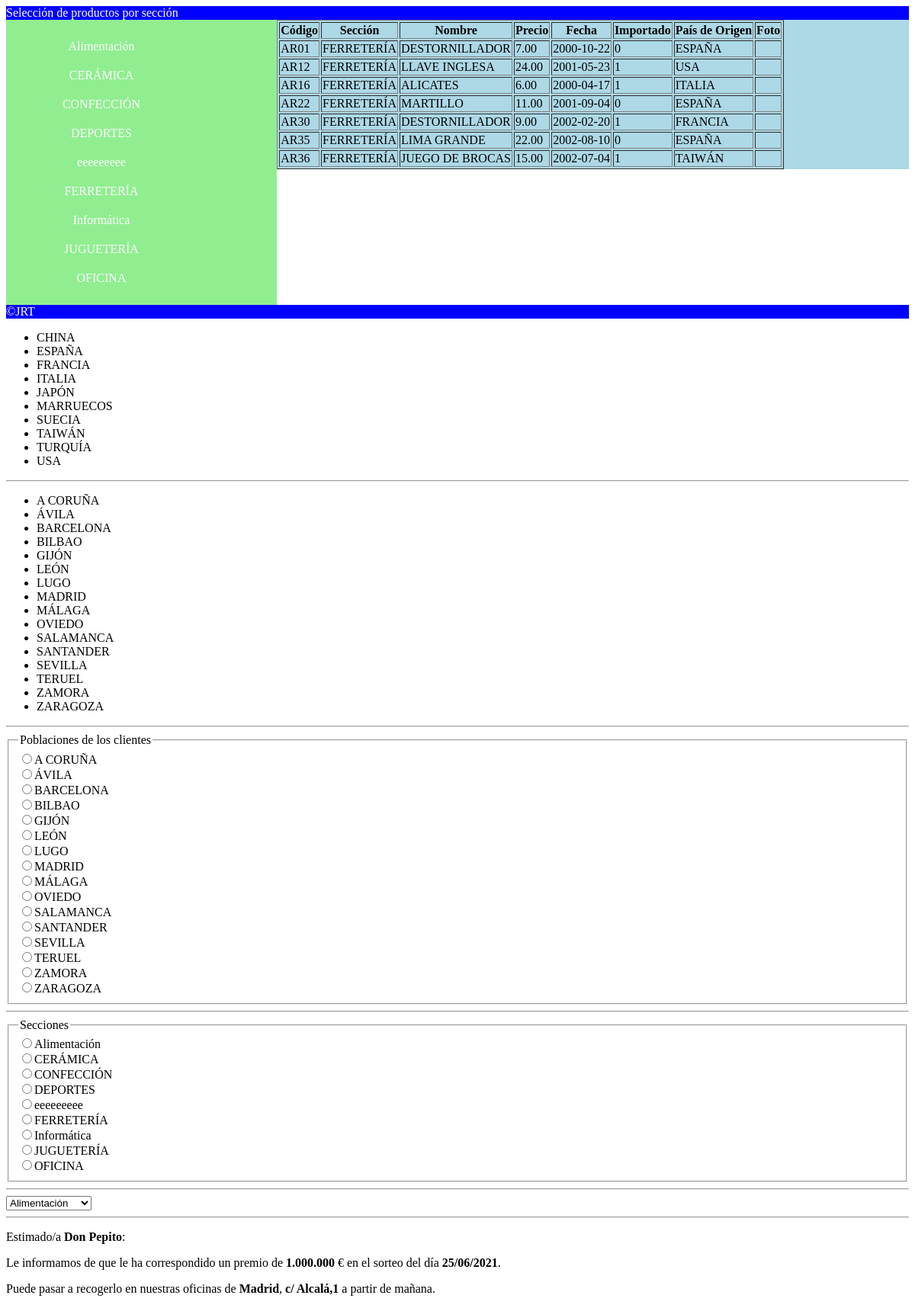
Screenshot of /php024_BBDD_Menu.php?seccion=FERRETERÍA with the database file from the repository.
### tables this page shows
CREATE TABLE `productos` (
  `prod_codigo` varchar(4) NOT NULL,
  `prod_seccion` varchar(30) DEFAULT NULL,
  `prod_nombre` varchar(30) DEFAULT NULL,
  `prod_precio` decimal(10,2) DEFAULT NULL,
  `prod_fecha` date DEFAULT NULL,
  `prod_importado` tinyint(1) DEFAULT NULL,
  `prod_pais_origen` varchar(30) DEFAULT NULL,
  `prod_foto` mediumblob DEFAULT NULL
);

### php024_Funciones.php (the view, shortened to what this page needs)
<?php
    function Ejecutar_Consulta($sql){
        $array_datos = array();
        $cnx = mysqli_connect("localhost", "root", "", "bd_pedidos");
        mysqli_set_charset($cnx, "UTF8");
        $rs = mysqli_query( $cnx, $sql);
        while ( ($registro = mysqli_fetch_array ($rs, MYSQLI_NUM)) != null){
            $array_datos[] = $registro;
        }
        return $array_datos;
    }
    function Volcar_En_Modo_Table( $sql, $titulo ){
        $datos_a_volcar = Ejecutar_Consulta($sql);
        $tabla = "<table border=1>";
        $tabla .= $titulo;
        for ($i=0; $i<count($datos_a_volcar); $i++){
            $tabla .= "<tr>";
            for ($j=0; $j<count($datos_a_volcar[$i]); $j++){
                $tabla .= "<td>" . $datos_a_volcar[$i][$j] . "</td>";
            }
            $tabla .= "</tr>";
        }
        $tabla .= "</table>";
        return $tabla;
    }
    function Volcar_En_Modo_UL( $sql ){
        $datos_a_volcar = Ejecutar_Consulta($sql);
        $texto = "<ul>";
        for ($i=0; $i<count($datos_a_volcar); $i++){
            $elemento = $datos_a_volcar[$i][0];
            $texto .= "     <li onclick='fEnviar(\"$elemento\")'>" . $elemento . "</li>";
        }
        $texto .= "</ul>";
        return $texto;
    }
    function Volcar_En_Modo_Radio( $sql, $titulo ){
        $datos_devueltos = Ejecutar_Consulta( $sql );
        $texto = "<fieldset>";
        $texto .= "<legend>$titulo</legend>";
        for ($i=0; $i<count($datos_devueltos); $i++){
            $poblacion = $datos_devueltos[$i][0];
            $texto .= "<input type='radio' name='x' value='$poblacion'>" . $poblacion . "<br>";
        }
        $texto .= "</fieldset>";
        return $texto;
    }
    function Volcar_En_Modo_Select( $sql ){
        $datos_devueltos = Ejecutar_Consulta( $sql );
        $texto = "<SELECT>";
        for ($i=0; $i<count($datos_devueltos); $i++){
            $dato = $datos_devueltos[$i][0];
            $texto .= "<option value ='$dato'>" . $dato . "</option>";
        }
        $texto .= "</SELECT>";
        return $texto;
    }
    function Carta_Personalizada($nombre, $premio, $fecha, $poblacion, $direccion){
        $texto = "<p>Estimado/a <b>$nombre</b>:<p>";
        $texto .= "<p>Le informamos de que le ha correspondido un premio de <b>$premio</b> € ";
        $texto .= "en el sorteo del día <b>$fecha</b>.</p>";
        $texto .= "<p>Puede pasar a recogerlo en nuestras oficinas de <b>$poblacion</b>, <b>$direccion</b> a partir de mañana.</p>";
        return $texto;
    }

### php024_BBDD_Menu.php (shortened to what this page needs)
<?php
    require_once ("php024_Funciones.php");
    $productos = "";
    $sql = "SELECT DISTINCT prod_seccion FROM productos ORDER BY prod_seccion";
    $secciones = Volcar_En_Modo_UL($sql);
    if ( isset( $_GET['seccion'] )){
        $seccion_solicitada = $_GET['seccion'];
        $sql = "SELECT * FROM productos WHERE prod_seccion='$seccion_solicitada'";
        $titulo = "<tr>
                        <th>Código</th>
                        <th>Sección</th>
                        <th>Nombre</th>
                        <th>Precio</th>
                        <th>Fecha</th>
                        <th>Importado</th>
                        <th>País de Origen</th>
                        <th>Foto</th>
                    </tr>";
        $productos = Volcar_En_Modo_Table($sql, $titulo);
    }
?>
<!DOCTYPE html>
<html lang="es">
<head>
</head>
<body>
    <div class="container">
        <div class="header">
            Selección de productos por sección
        </div>
        <div class="nav">
            <?= $secciones ?>
        </div>
        <div class="section">
            <?= $productos ?>
        </div>
        <div class="footer">
            &copy;JRT
        </div>
        <div class="pruebas">
            <?php
                $sql = "SELECT DISTINCT prod_pais_origen FROM productos ORDER BY prod_pais_origen";
                echo Volcar_En_Modo_UL($sql);
                echo "<hr>";
                $sql = "SELECT DISTINCT cli_poblacion FROM clientes ORDER BY cli_poblacion";
                echo Volcar_En_Modo_UL($sql);
                echo "<hr>";
                $sql = "SELECT DISTINCT cli_poblacion FROM clientes ORDER BY cli_poblacion";
                echo Volcar_En_Modo_Radio( $sql, "Poblaciones de los clientes" );
                echo "<hr>";
                $sql = "SELECT DISTINCT prod_seccion FROM productos ORDER BY prod_seccion";
                echo Volcar_En_Modo_Radio( $sql, "Secciones" );
                echo "<hr>";
                $sql = "SELECT DISTINCT prod_seccion FROM productos ORDER BY prod_seccion";
                echo Volcar_En_Modo_Select( $sql );
                echo "<hr>";
                $carta = Carta_Personalizada( "Don Pepito", "1.000.000", "25/06/2021", "Madrid", "c/ Alcalá,1");
                echo $carta;
            ?>
        </div>
    </div>
</body>
</html>

### php024_BBDD_Menu.php (style rules this page uses)
.header { background: blue; color: white; }
.nav { background: lightgreen; color: white; float: left; width: 30%; }
.nav ul { list-style: none; width: 100%; text-align: center; }
.nav li { width: 150px; padding: 10px; }
.section { background: lightblue; color: black; float: left; width: 70%; }
.footer { clear: both; background: blue; color: white; }

### rows the page displays
productos: prod_codigo "AR01", prod_seccion "FERRETERÍA", prod_nombre "DESTORNILLADOR", prod_precio "7.00", prod_fecha "2000-10-22", prod_importado "0", prod_pais_origen "ESPAÑA"
productos: prod_codigo "AR12", prod_seccion "FERRETERÍA", prod_nombre "LLAVE INGLESA", prod_precio "24.00", prod_fecha "2001-05-23", prod_importado "1", prod_pais_origen "USA"
productos: prod_codigo "AR16", prod_seccion "FERRETERÍA", prod_nombre "ALICATES", prod_precio "6.00", prod_fecha "2000-04-17", prod_importado "1", prod_pais_origen "ITALIA"
productos: prod_codigo "AR22", prod_seccion "FERRETERÍA", prod_nombre "MARTILLO", prod_precio "11.00", prod_fecha "2001-09-04", prod_importado "0", prod_pais_origen "ESPAÑA"
productos: prod_codigo "AR30", prod_seccion "FERRETERÍA", prod_nombre "DESTORNILLADOR", prod_precio "9.00", prod_fecha "2002-02-20", prod_importado "1", prod_pais_origen "FRANCIA"
productos: prod_codigo "AR35", prod_seccion "FERRETERÍA", prod_nombre "LIMA GRANDE", prod_precio "22.00", prod_fecha "2002-08-10", prod_importado "0", prod_pais_origen "ESPAÑA"
productos: prod_codigo "AR36", prod_seccion "FERRETERÍA", prod_nombre "JUEGO DE BROCAS", prod_precio "15.00", prod_fecha "2002-07-04", prod_importado "1", prod_pais_origen "TAIWÁN"

### other values shown
$elemento "Alimentación"
$elemento "CERÁMICA"
$elemento "CONFECCIÓN"
$elemento "DEPORTES"
$elemento "eeeeeeeee"
$elemento "FERRETERÍA"
$elemento "Informática"
$elemento "JUGUETERÍA"
$elemento "OFICINA"
$elemento "CHINA"
$elemento "ESPAÑA"
$elemento "FRANCIA"
$elemento "ITALIA"
$elemento "JAPÓN"
$elemento "MARRUECOS"
